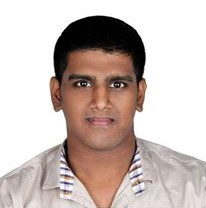
#> input picture Sources/Aaron John Sabu.jpg, 206 x 208 px
$ python 012__Image_Blurrer.py
#> lines starting #> are read from the running program, lines starting #| are printed output that depends on the picture
import cv2
import numpy as np
from matplotlib import pyplot as plt

def nilch(pos):
	pass

image01 = cv2.imread('../Sources/Aaron John Sabu.jpg')
#> image01 is the input picture: shape (208, 206, 3); mean B, G, R 183.5, 188.4, 202.3
# image01 = cv2.cvtColor(image01, cv2.COLOR_BGR2RGB)

cv2.namedWindow   ('Image')
cv2.namedWindow   ('2DConv')
cv2.namedWindow   ('Blur')
cv2.namedWindow   ('Gauss')
cv2.namedWindow   ('Median')
cv2.namedWindow   ('Bilat')

cv2.moveWindow    ('Image',    50, 100)
cv2.moveWindow    ('2DConv',  425, 100)
cv2.moveWindow    ('Blur',    800, 100)
cv2.moveWindow    ('Gauss',  1125, 100)
cv2.moveWindow    ('Median',   425, 400)
cv2.moveWindow    ('Bilat',    800, 400)

cv2.createTrackbar('Dilation Size', 'Image', 1, 120, nilch)
cv2.setTrackbarPos('Dilation Size', 'Image', 5)

while(True):
	kernel_size  = max(cv2.getTrackbarPos('Dilation Size', 'Image'), 1)
	kernel       = np.ones((kernel_size,kernel_size), np.uint8)/float(kernel_size**2)
	gkernel_size = max(cv2.getTrackbarPos('Dilation Size', 'Image'), 1)*2 - 1

	image01 = cv2.imread('../Sources/Aaron John Sabu.jpg')
	dst     = cv2.filter2D       (image01, -1, kernel)
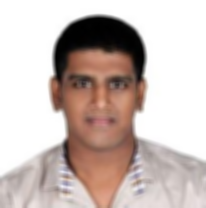
#> dst: shape (208, 206, 3); mean B, G, R 183.5, 188.4, 202.3
	blur    = cv2.blur           (image01, ( kernel_size,  kernel_size))
	gauss   = cv2.GaussianBlur   (image01, (gkernel_size, gkernel_size), 0)
	median  = cv2.medianBlur     (image01,  gkernel_size)
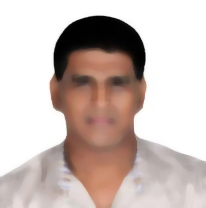
#> median: shape (208, 206, 3); mean B, G, R 184.2, 189.3, 203.5
	bilat   = cv2.bilateralFilter(image01,   kernel_size, 75, 75)

	cv2.imshow('Image',  image01)
	cv2.imshow('2DConv', dst)
	cv2.imshow('Blur',   blur)
	cv2.imshow('Gauss',  gauss)
	cv2.imshow('Median', median)
	cv2.imshow('Bilat',  bilat)

	keyb_inp = cv2.waitKey(10)
#> (key Esc is pressed here)
	if keyb_inp == 27:
		break
		cv2.destroyAllWindows()
	elif keyb_inp == ord('d'):
		cv2.imwrite('../Outputs/Aaron_2DConv_'         +str(kernel_size)+'.png', dst)
	elif keyb_inp == ord('b'):
		cv2.imwrite('../Outputs/Aaron_Blur_'           +str(kernel_size)+'.png', blur)
	elif keyb_inp == ord('g'):
		cv2.imwrite('../Outputs/Aaron_GaussBlur_'      +str(kernel_size)+'.png', gauss)
	elif keyb_inp == ord('m'):
		cv2.imwrite('../Outputs/Aaron_Median_'         +str(kernel_size)+'.png', median)
	elif keyb_inp == ord('l'):
		cv2.imwrite('../Outputs/Aaron_BilateralFilter_'+str(kernel_size)+'.png', bilat)

cv2.destroyAllWindows()
